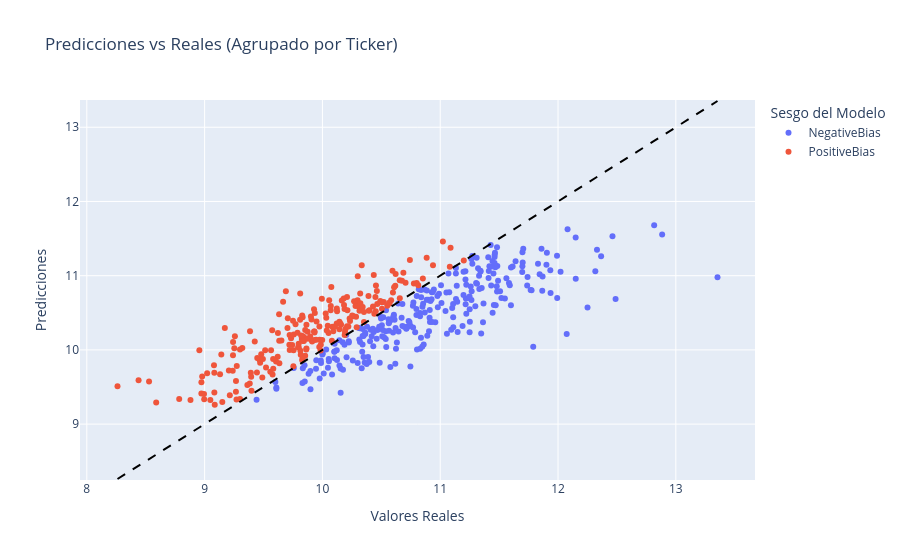

Write notebook code for a chart like this one.
### Markdown cell above
Se generan 2 clusters segun las predicciones:
* Positive_Bias: si los residuos son mayores o iguales a cero.
* Negative_Bias: si los residuos son menores a cero.

### Code cell
# Se dividen los datos para predecir el valor de la última fecha disponible para cada ticker en el conjunto de test
X_train = X.iloc[:-len(df['Ticker'].unique())]  # Todos menos la última fecha de cada ticker
y_train = y.iloc[:-len(df['Ticker'].unique())]
X_test = X.iloc[-len(df['Ticker'].unique()):]   # Solo la última fecha de cada ticker
y_test = y.iloc[-len(df['Ticker'].unique()):]

# Recuperar el ticker usando el indice de y_test
tickers_test = df.loc[y_test.index, 'Ticker']

# Predicciones en el conjunto de test
y_pred = pipe.predict(X_test)

# Consolidar resultados individuales en un DataFrame
resultados_df = pd.DataFrame({
    'Ticker': tickers_test,
    'Predicted': y_pred,
    'Observed': y_test
})

# Calcular el residuo para cada predicción
resultados_df['Residuals'] = resultados_df['Predicted'] - resultados_df['Observed']

# Agrupar por ticker
resultados_agrupados = resultados_df.groupby('Ticker')[['Predicted', 'Observed', 'Residuals']].mean()

# Generar el Cluster sobre el promedio de los residuos
resultados_agrupados['Cluster'] = ['PositiveBias' if r >= 0 else 'NegativeBias' 
                                   for r in resultados_agrupados['Residuals']]

# Visualizar
fig = px.scatter(
    resultados_agrupados, 
    x='Observed', 
    y='Predicted', 
    color='Cluster',
    hover_name=resultados_agrupados.index, 
    labels={'Observed':'Valores Reales', 'Predicted':'Predicciones', 'Cluster':'Sesgo del Modelo'},
    title='Predicciones vs Reales (Agrupado por Ticker)'
)

# Línea de identidad perfecta
min_val = resultados_agrupados['Observed'].min()
max_val = resultados_agrupados['Observed'].max()
fig.add_shape(type='line', x0=min_val, y0=min_val, x1=max_val, y1=max_val,
              line=dict(color='black', dash='dash', width=2))
fig.show()

# Estadísticas por cluster a nivel Ticker
over_mask = resultados_agrupados['Cluster'] == 'PositiveBias'
under_mask = resultados_agrupados['Cluster'] == 'NegativeBias'

print("\nEstadísticas por cluster (a nivel de Ticker):")
print(f"Overprediction: {over_mask.sum()} tickers, residuo medio global: {resultados_agrupados.loc[over_mask, 'Residuals'].mean():.4f}")
print(f"Underprediction: {under_mask.sum()} tickers, residuo medio global: {resultados_agrupados.loc[under_mask, 'Residuals'].mean():.4f}")

### Figure 1 — Plotly figure (JSON) as saved in the notebook; plotly's stock layout.template omitted (floating-point values rounded to 4 significant figures; data arrays with more than 128 entries replaced by an {"elided": "..."} marker saying what was removed)
{"data": [{"hovertemplate": "<b>%{hovertext}</b><br><br>Sesgo del Modelo=NegativeBias<br>Valores Reales=%{x}<br>Predicciones=%{y}<extra></extra>", "hovertext": {"elided": "269 str values"}, "legendgroup": "NegativeBias", "marker": {"color": "#636efa", "symbol": "circle"}, "mode": "markers", "name": "NegativeBias", "orientation": "v", "showlegend": true, "type": "scatter", "x": {"elided": "269 float values"}, "xaxis": "x", "y": {"elided": "269 float values"}, "yaxis": "y"}, {"hovertemplate": "<b>%{hovertext}</b><br><br>Sesgo del Modelo=PositiveBias<br>Valores Reales=%{x}<br>Predicciones=%{y}<extra></extra>", "hovertext": {"elided": "215 str values"}, "legendgroup": "PositiveBias", "marker": {"color": "#EF553B", "symbol": "circle"}, "mode": "markers", "name": "PositiveBias", "orientation": "v", "showlegend": true, "type": "scatter", "x": {"elided": "215 float values"}, "xaxis": "x", "y": {"elided": "215 float values"}, "yaxis": "y"}], "layout": {"legend": {"title": {"text": "Sesgo del Modelo"}, "tracegroupgap": 0}, "shapes": [{"line": {"color": "black", "dash": "dash", "width": 2}, "type": "line", "x0": 8.261, "x1": 13.35, "y0": 8.261, "y1": 13.35}], "title": {"text": "Predicciones vs Reales (Agrupado por Ticker)"}, "xaxis": {"anchor": "y", "domain": [0, 1], "title": {"text": "Valores Reales"}}, "yaxis": {"anchor": "x", "domain": [0, 1], "title": {"text": "Predicciones"}}}}
